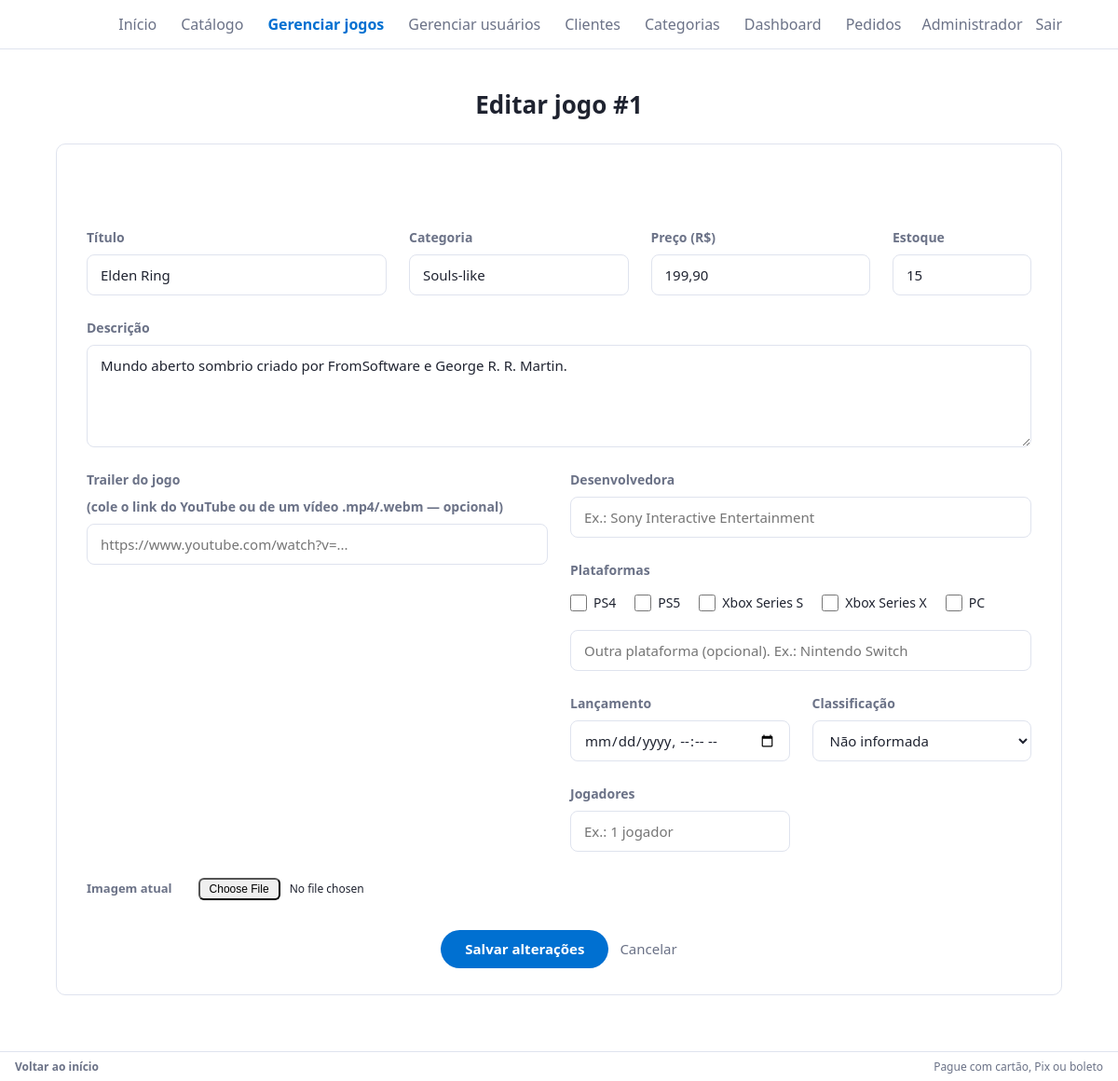
/admin/views/editar_game.php?id=1 (signed in), run on the app's committed database.
### tables this page shows
CREATE TABLE games (
  id          INT NOT NULL AUTO_INCREMENT,
  titulo      VARCHAR(200) NOT NULL,
  descricao   TEXT NULL,
  preco       DECIMAL(10,2) NOT NULL DEFAULT 0.00,
  estoque     INT NOT NULL DEFAULT 0,
  categoria_id INT NULL,
  imagem      VARCHAR(255) NULL,                          
  trailer     VARCHAR(255) NULL,                          
   
  capa                   VARCHAR(255) NULL,
  desenvolvedora         VARCHAR(120) NULL,
  plataforma             VARCHAR(80)  NULL,
  edicao                 VARCHAR(60)  NULL,
  nota                   DECIMAL(3,2) NULL,
  avaliacoes             INT NULL,
  jogadores              VARCHAR(60)  NULL,
  classificacao          VARCHAR(4)   NULL,
  conteudo_classificacao VARCHAR(255) NULL,
  versao                 VARCHAR(80)  NULL,
  compras_jogo           TINYINT(1) NOT NULL DEFAULT 0,
  recursos               TEXT NULL,
  lancamento             DATETIME NULL,
  aviso_compra           VARCHAR(500) NULL,
  criado_em   TIMESTAMP NOT NULL DEFAULT CURRENT_TIMESTAMP,
  PRIMARY KEY (id),
  KEY idx_games_categoria (categoria_id),
  KEY idx_games_titulo (titulo),
  CONSTRAINT fk_games_categoria FOREIGN KEY (categoria_id)
    REFERENCES categorias (id) ON DELETE SET NULL ON UPDATE CASCADE
);

CREATE TABLE categorias (
  id        INT NOT NULL AUTO_INCREMENT,
  nome      VARCHAR(100) NOT NULL,
  descricao VARCHAR(255) NULL,
  PRIMARY KEY (id),
  UNIQUE KEY uq_categorias_nome (nome)
);

### admin/config/db.php (called while the page is built, shortened)
<?php
class Database {
    private static ?PDO $pdo = null;
    public static function conectar(): PDO {
        if (self::$pdo === null) {
            try {
                self::$pdo = new PDO(
                    'mysql:host=' . $GLOBALS['__db_cfg']['host'] . ';dbname=' . $GLOBALS['__db_cfg']['banco'] . ';charset=utf8mb4',
                    $GLOBALS['__db_cfg']['usuario'],
                    $GLOBALS['__db_cfg']['senha'],
                    [
                        PDO::ATTR_ERRMODE => PDO::ERRMODE_EXCEPTION,
                        PDO::ATTR_DEFAULT_FETCH_MODE => PDO::FETCH_ASSOC,
                        PDO::MYSQL_ATTR_INIT_COMMAND => "SET time_zone = '-03:00'",
                    ]
                );
            } catch (PDOException $e) {
                http_response_code(500);
                error_log('Falha ao conectar no banco: ' . $e->getMessage());
                exit('Não foi possível conectar ao banco de dados. Verifique se o MySQL do XAMPP está ligado '
                   . 'e se o script sql/script.sql foi importado.');
            }
        }
        return self::$pdo;
    }
}

### admin/models/games.php (called while the page is built, shortened)
<?php
require_once __DIR__ . '/../config/db.php';
class Game {
    private PDO $db;
    public function __construct() { $this->db = Database::conectar(); }
    public function buscarPorId(int $id) {
        $st = $this->db->prepare(self::SQL_SELECT . ' WHERE g.id=?');
        $st->execute([$id]);
        return $st->fetch();
    }
}

### admin/config/auth.php (called while the page is built, shortened)
<?php
require_once __DIR__ . '/db.php';
function h($s) { return htmlspecialchars((string)$s, ENT_QUOTES, 'UTF-8'); }

### admin/views/_form_game.php (the view, shortened to what this page needs)
<form class="cartao-form larga" method="POST" enctype="multipart/form-data" data-validar>
  <label>Título <input name="titulo" required maxlength="200" data-regra="nome" value="<?= h($v['titulo']) ?>"></label>
  <label>Descrição <textarea name="descricao" rows="4"><?= h($v['descricao']) ?></textarea></label>
  <label>Preço (R$) <input name="preco" required data-regra="preco" inputmode="decimal" placeholder="229,90" value="<?= h($v['preco']) ?>"></label>
  <label>Estoque <input type="number" name="estoque" min="0" step="1" required data-regra="inteiro" value="<?= h($v['estoque']) ?>"></label>
  <label>Categoria
    <input name="categoria" list="cats" maxlength="100" value="<?= h($v['categoria']) ?>">
  </label>
  <label><strong>Trailer do jogo</strong> (cole o link do YouTube ou de um vídeo .mp4/.webm — opcional)
    <input name="trailer" id="campo-trailer" maxlength="255" data-regra="trailer" inputmode="url" autocomplete="off" placeholder="https://www.youtube.com/watch?v=..." value="<?= h($v['trailer']) ?>">
  </label>
  <label>Desenvolvedora
    <input name="desenvolvedora" maxlength="120" placeholder="Ex.: Sony Interactive Entertainment" value="<?= h($v['desenvolvedora'] ?? '') ?>">
  </label>
  <?php
    $platPadrao = ['PS4', 'PS5', 'Xbox Series S', 'Xbox Series X', 'PC'];
    $platNorm = function ($x) {
        $t = mb_strtolower(trim($x));
        if (preg_match('/ps\s*5|playstation\s*5/u', $t)) return 'PS5';
        if (preg_match('/ps\s*4|playstation\s*4/u', $t)) return 'PS4';
        if (preg_match('/series\s*s\b/u', $t)) return 'Xbox Series S';
        if (preg_match('/series\s*x\b/u', $t)) return 'Xbox Series X';
        if (preg_match('/^(pc|windows|steam|computador)/u', $t)) return 'PC';
        return trim($x);
    };
    $platRaw = $v['plataforma'] ?? '';
    $platMarcadas = []; $platOutras = [];
    if (is_array($platRaw)) {
        foreach ($platRaw as $x) { $x = $platNorm((string)$x); if (in_array($x, $platPadrao, true)) $platMarcadas[] = $x; }
        $platOutraTxt = (string)($v['plataforma_outra'] ?? '');
    } else {
        $platOutraTxt = implode(', ', $platOutras);
    }
  ?>
  <div class="plats-box" role="group" aria-label="Plataformas">
    <span class="plats-rot">Plataformas</span>
    <div class="plats">
      <?php foreach ($platPadrao as $pn): ?>
        <label><input type="checkbox" name="plataforma[]" value="<?= h($pn) ?>"<?= in_array($pn, $platMarcadas, true) ? ' checked' : '' ?>> <?= h($pn) ?></label>
      <?php endforeach; ?>
    </div>
    <input name="plataforma_outra" maxlength="60" placeholder="Outra plataforma (opcional). Ex.: Nintendo Switch" value="<?= h($platOutraTxt) ?>">
  </div>
  <label>Lançamento
    <input type="datetime-local" name="lancamento" value="<?= h($v['lancamento'] ?? '') ?>">
  </label>
  <label>Classificação
    <select name="classificacao">
      <option value="">Não informada</option>
    </select>
  </label>
  <label>Jogadores
    <input name="jogadores" list="lista-jogadores" maxlength="60" placeholder="Ex.: 1 jogador" value="<?= h($v['jogadores'] ?? '') ?>">
  </label>
  <?php if (!empty($imagemAtual)): ?>
    <p>Imagem atual:<br><img src="../public/imagens/<?= rawurlencode($imagemAtual) ?>" alt="" style="width:120px;height:120px;object-fit:cover;border-radius:8px" onerror="this.remove()"></p>
  <?php endif; ?>
  <label>Imagem (JPG, PNG, WEBP ou GIF, até 3 MB)<?= !empty($imagemAtual) ? ' — deixe vazio para manter a atual' : '' ?>
    <input type="file" name="imagem" accept="image/*">
  </label>
  <div class="form-botoes"><button><?= h($botao) ?></button><a class="cancelar" href="gerenciar_games.php">Cancelar</a></div>
</form>

### admin/views/editar_game.php (shortened to what this page needs)
<?php
require_once '../config/auth.php';
require_once '_layout.php';
require_once '../models/games.php';
$game = new Game();
$id = (int)($_GET['id'] ?? 0);
$g = $game->buscarPorId($id);
$tsLanc = !empty($g['lancamento']) ? strtotime((string)$g['lancamento']) : false;
$v = [
    'titulo' => $g['titulo'], 'descricao' => $g['descricao'],
    'preco' => number_format((float)$g['preco'], 2, ',', ''),
    'estoque' => $g['estoque'], 'categoria' => $g['categoria'], 'trailer' => (string)($g['trailer'] ?? ''),
    'desenvolvedora' => (string)($g['desenvolvedora'] ?? ''),
    'lancamento'     => $tsLanc !== false ? date('Y-m-d\TH:i', $tsLanc) : '',
    'classificacao'  => (string)($g['classificacao'] ?? ''),
    'jogadores'      => (string)($g['jogadores'] ?? ''),
    'plataforma'     => (string)($g['plataforma'] ?? ''),
    'plataforma_outra' => '',
];
$imagemAtual = $g['imagem'];
$botao = 'Salvar alterações';
?>
<h2>Editar jogo #<?= (int)$g['id'] ?></h2>
<div class="form-horizontal">
    <?php include '_form_game.php'; ?>
</div>

### admin/views/_layout.php (style rules this page uses)
:root { --tx:#1f2330;--mt:#6b7287;--ac:#0070d1;--ac2:#005bb0;--bd:#dfe3ee;--px:clamp(16px,5vw,90px) }
* { box-sizing:border-box }
html { scroll-behavior:smooth;scroll-padding-top:80px }
body { margin:0;color:var(--tx);font:16px/1.5 "Segoe UI",system-ui,sans-serif;background:#fff;min-height:100vh }
a { color:inherit;text-decoration:none }
.pagina h2 { font-size:26px;font-weight:600;text-align:center;margin:40px 0 22px }
.cartao-form { max-width:640px;margin:0 auto;padding:26px 28px;border:1px solid var(--bd);border-radius:10px }
.cartao-form label { display:block;margin:0 0 16px;font-size:14px;font-weight:600;color:var(--mt) }
.cartao-form input,.cartao-form select,.cartao-form textarea { display:block;width:100%;margin-top:6px;padding:9px 14px;border:1px solid var(--bd);border-radius:10px;font:inherit;font-size:15px;font-weight:400;color:var(--tx);background:#fff }
.cartao-form textarea { resize:vertical }
.cartao-form input[type=file] { border:0;padding:6px 0 }
.cartao-form p { margin:0 0 16px;font-size:14px;color:var(--mt) }
.form-botoes { display:flex;justify-content:center;align-items:center;gap:14px;margin-top:8px }
.form-botoes button { background:var(--ac);color:#fff;border:0;border-radius:99px;padding:9px 26px;font:inherit;font-size:15px;font-weight:600;cursor:pointer;transition:background .15s }
.form-botoes .cancelar { color:var(--mt);font-size:15px }

### admin/views/editar_game.php (style rules this page uses)
.form-horizontal { width: 100%; max-width: 1400px; margin: 0 auto; }
.form-horizontal form { display: grid; grid-template-columns: repeat(12, minmax(0, 1fr)); gap: 24px 24px; align-items: end; width: 100%; max-width: none; padding: 28px 32px; box-sizing: border-box; }
.form-horizontal form > * { grid-column: 1 / -1; }
.form-horizontal .fg { display: flex; flex-direction: column; gap: 8px; margin: 0; min-width: 0; }
.form-horizontal .fg label { margin: 0; font-size: 14px; font-weight: 600; line-height: 1.3; }
.form-horizontal .fg input, .form-horizontal .fg select, .form-horizontal .fg textarea { width: 100%; box-sizing: border-box; margin: 0; padding: 10px 14px; border-radius: 8px; }
.form-horizontal .fg input:not([type=file]), .form-horizontal .fg select { height: 44px; }
.form-horizontal .fg textarea { height: 110px; min-height: 0; resize: vertical; }
.form-horizontal .c-titulo { grid-column: span 4; }
.form-horizontal .c-categoria { grid-column: span 3; }
.form-horizontal .c-preco { grid-column: span 3; }
.form-horizontal .c-estoque { grid-column: span 2; }
.form-horizontal .c-trailer { grid-column: 1 / -1; }
.form-horizontal .c-imagem { grid-column: 1 / -1; }
.form-horizontal .c-descricao { grid-column: 1 / -1; }
.form-horizontal .linha-trailer .c-trailer { grid-column: auto; }
.form-horizontal .extras-trailer .fg { grid-column: auto; }
.form-horizontal .extras-trailer .fg select { height: 44px; }
.form-horizontal .extras-trailer .c-desenvolvedora { grid-column: 1 / -1; }
.form-horizontal .extras-trailer .c-plataforma { grid-column: 1 / -1; }
.form-horizontal .c-plataforma input[name=plataforma_outra] { margin-top: 2px; }
.form-horizontal .imagem-linha input[type=file] { flex: 1 1 420px; width: auto; max-width: 560px; min-width: 340px; padding: 4px 8px; font-size: 12px; text-overflow: clip; white-space: nowrap; }
.form-horizontal .acoes-form { grid-column: 1 / -1; display: flex; gap: 12px; margin-top: 4px; }

### admin/views/_form_game.php (style rules this page uses)
.plats-rot { display:block;font-size:14px;font-weight:600;color:#6b7287 }
.plats { display:flex;flex-wrap:wrap;gap:8px 20px;margin:8px 0 10px }
.cartao-form .plats-box .plats label { display:inline-flex;align-items:center;gap:7px;margin:0;font-size:14px;font-weight:400;color:#1f2330;cursor:pointer }
.cartao-form .plats-box .plats input[type=checkbox], .form-horizontal .fg .plats input[type=checkbox] { display:inline-block;width:18px;height:18px;margin:0;padding:0;accent-color:#0070d1;cursor:pointer }

### data on the page
games: id "1", titulo "Elden Ring", descricao "Mundo aberto sombrio criado por FromSoftware e George R. R. Martin.", estoque "15", categoria "Souls-like"

### other printed values
$logado['nome'] "Administrador"
$pn "PS4"
$pn "PS5"
$pn "Xbox Series S"
$pn "Xbox Series X"
$pn "PC"
$botao "Salvar alterações"
